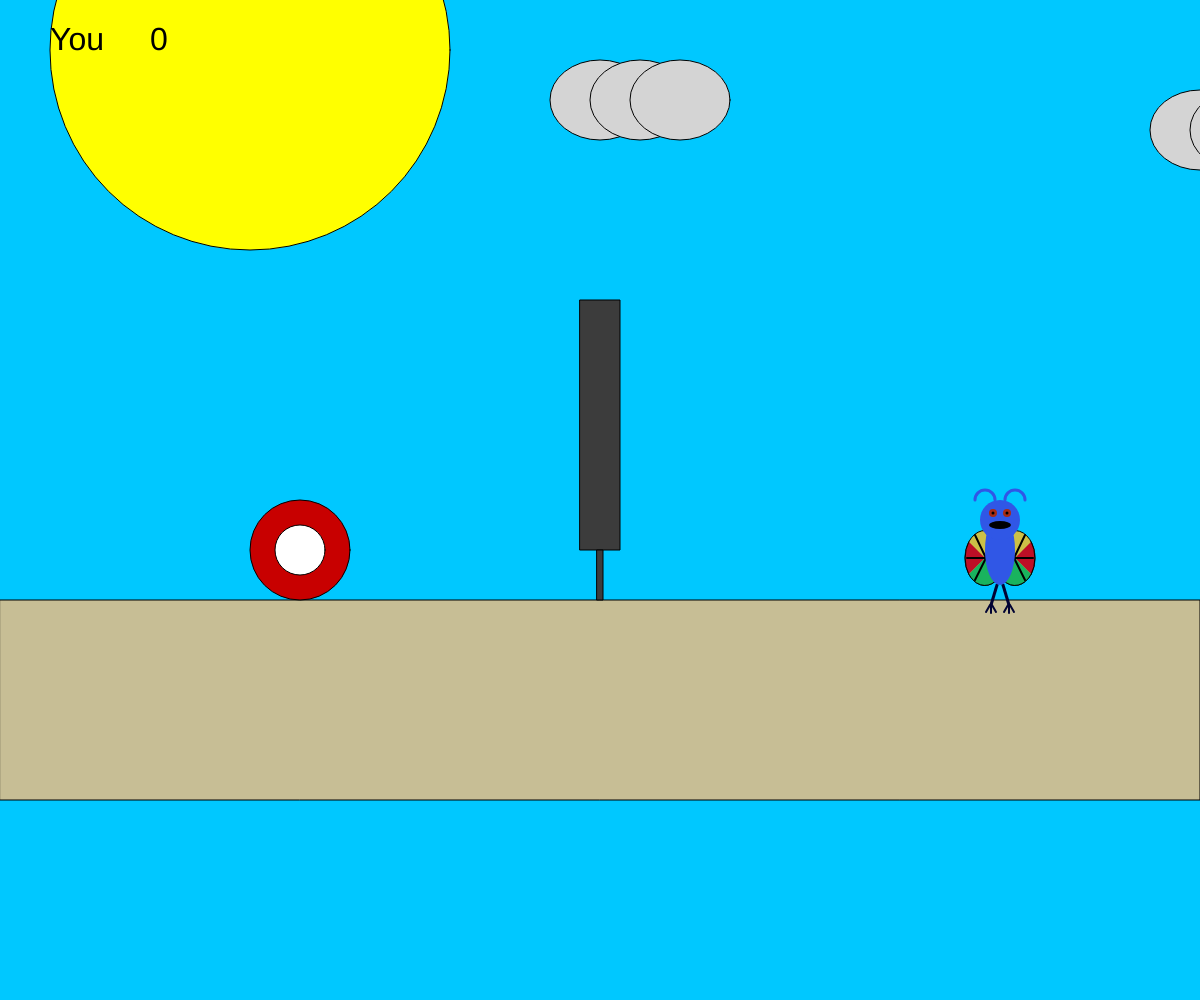
Frame 1 (no input)
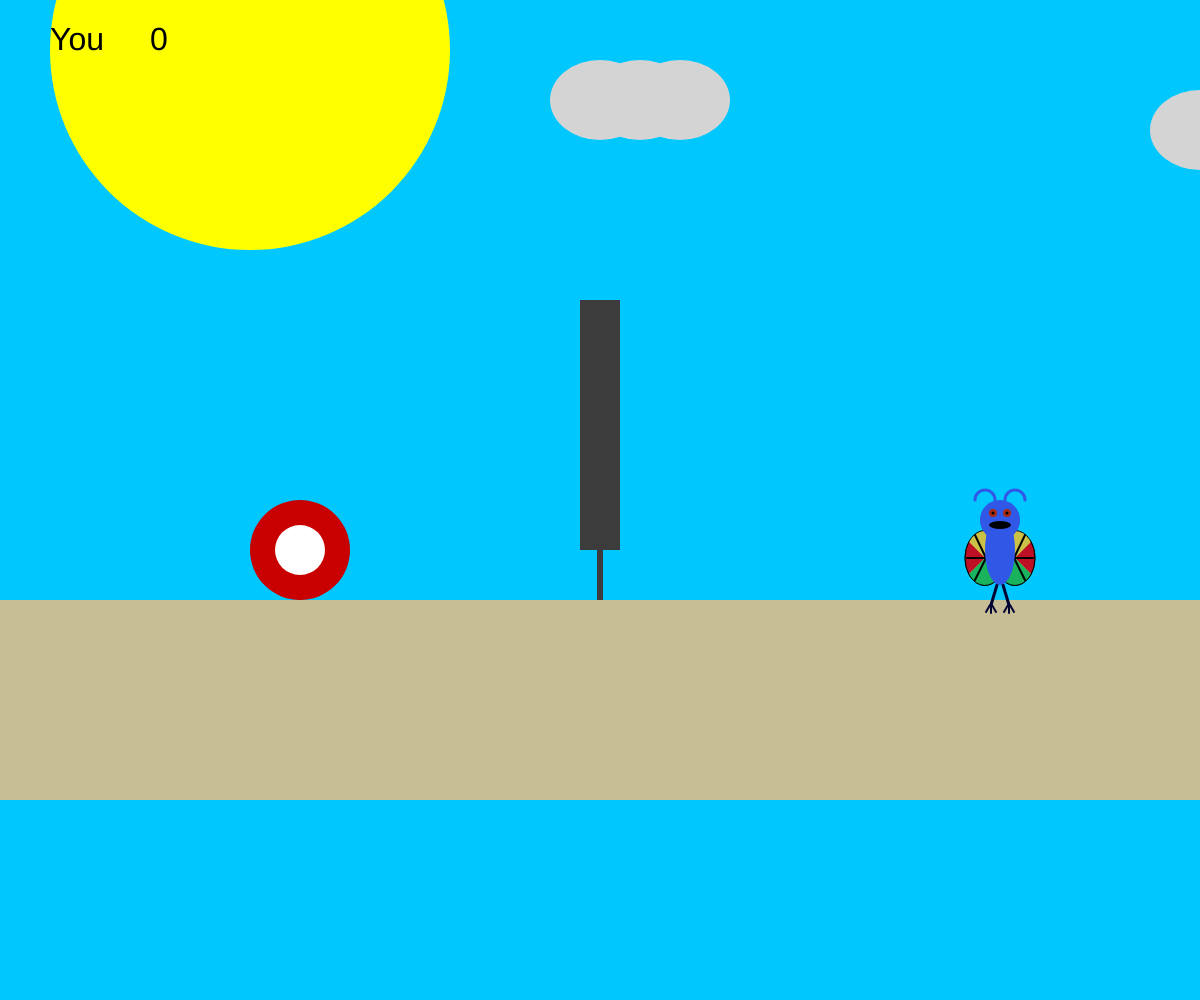
Frame 60 (no input)
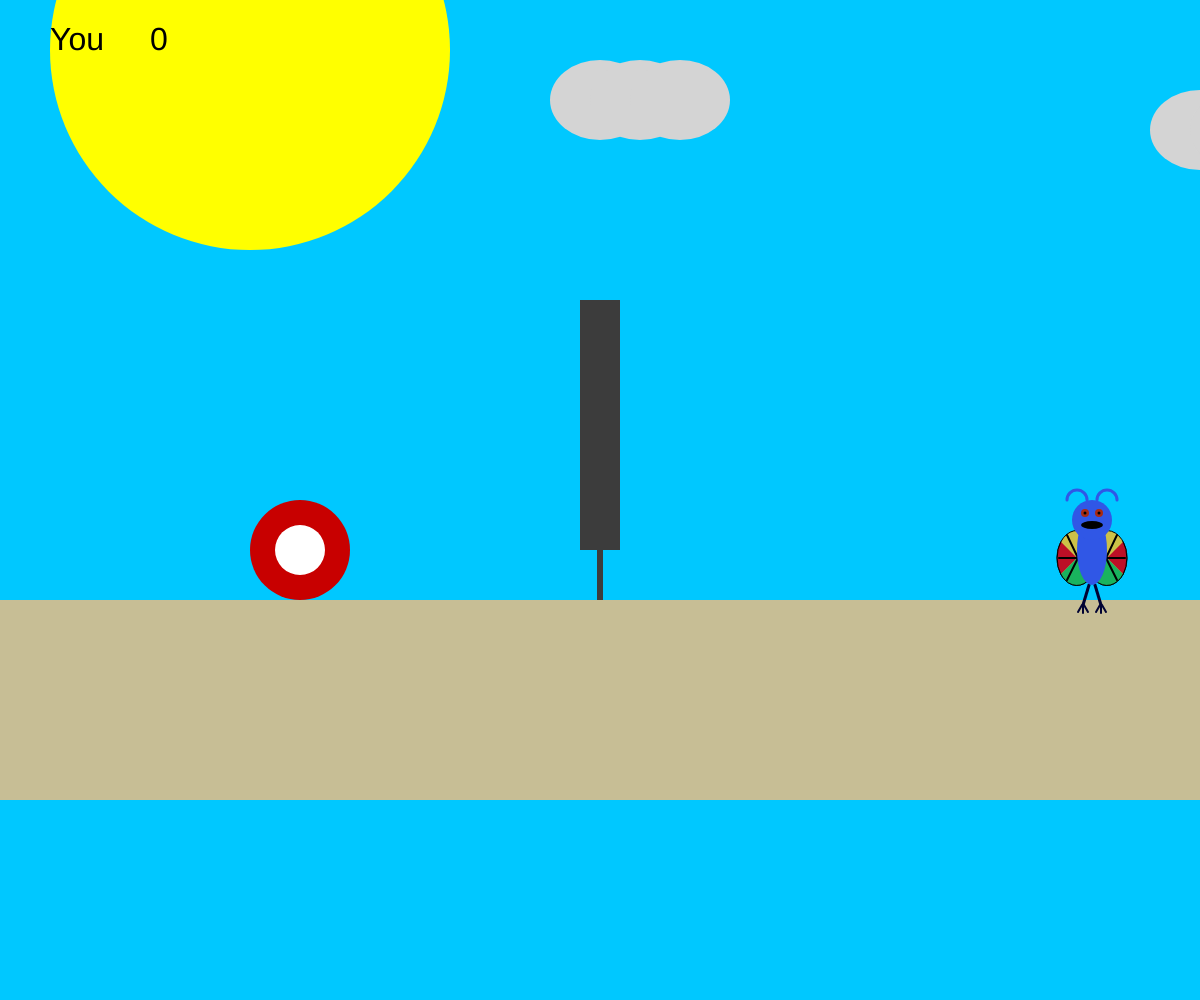
Frame 120 (the mouse pressed at the canvas centre since frame 60)

The p5.js sketch that drew these frames (run headless with seeded random() and noise() and a simulated clock; from frame 60 on, the mouse is pressed at the canvas centre):

// p5.js sketch
// ── sketch.js
let ballX = 300;
let ballY = 550;
let velocityX = 0;
let velocityY = 0;
let moving = false;
let pressedLast = false;
let scorePlayer = 0;
let scoreMoth = 0;
let mothX = 1000;
let mothY = 550;
let mothTarget = 1000;
let passedByMoth = true;
let blink = 200;

function setup() {
	createCanvas(windowWidth, windowHeight);
	background(100);
}

function draw() {
	background(0, 200, 255);
	fill(0xc7, 0xbe, 0x95);
	rect(0, 600, width, 200);
	fill(0x3c);
	rect(width / 2 - 20, 300, 40, 250);
	rect(width / 2 - 3, 550, 6, 50);
	
	fill(255, 255, 0);
	circle(250, 50, 400);
	fill(212, 212, 212);
	ellipse(600, 100, 100, 80);
	ellipse(640, 100, 100, 80);
	ellipse(680, 100, 100, 80);
	
	ellipse(1200, 130, 100, 80);
	ellipse(1240, 130, 100, 80);
	ellipse(1280, 130, 100, 80);
	
	fill(200, 0, 0); //draw ball
	circle(ballX, ballY, 100);
	fill(255)
	circle(ballX, ballY, 50);
	
	if (mouseIsPressed && !pressedLast && ballX < width / 2) { //launch ball
		if (abs(mouseX - ballX) < 75 && mouseY > ballY - 10 && ballY > 350) {
			velocityX = 0.2 * (ballX - mouseX);
			velocityY = -0.5 * min(100 - mouseY + ballY, 50);
			moving = true;
			passedByMoth = false;
		}
	}
	
	pressedLast = mouseIsPressed;
	
	//Mothman drawing I copy pasted from my programming 1
	strokeWeight(1);
	stroke(0, 0, 0);
	fill(204, 193, 71);
	arc(mothX - 15, mothY + 8, 40, 55, QUARTER_PI, PI + HALF_PI + QUARTER_PI);
	arc(mothX + 15, mothY + 8, 40, 55, PI + QUARTER_PI, 2 * PI + HALF_PI + QUARTER_PI);
	fill(189, 15, 38);
	arc(mothX - 15, mothY + 8, 40, 55, HALF_PI + QUARTER_PI, PI + QUARTER_PI);
	arc(mothX + 15, mothY + 8, 40, 55, PI + HALF_PI + QUARTER_PI, 2 * PI + QUARTER_PI);
	fill(25, 179, 94);
	arc(mothX - 15, mothY + 8, 40, 55, QUARTER_PI, HALF_PI + QUARTER_PI);
	arc(mothX + 15, mothY + 8, 40, 55, 2 * PI + QUARTER_PI, 2 * PI + HALF_PI + QUARTER_PI);
	strokeWeight(2);
	line(mothX, mothY + 8, mothX - 33, mothY + 8);
	line(mothX, mothY + 8, mothX + 33, mothY + 8);
	line(mothX - 14, mothY + 8, mothX - 25, mothY - 15);
	line(mothX + 14, mothY + 8, mothX + 25, mothY - 15);
	line(mothX - 14, mothY + 8, mothX - 25, mothY + 30);
	line(mothX + 14, mothY + 8, mothX + 25, mothY + 30);
	stroke(1, 3, 51);
	strokeWeight(3);
	line(mothX - 3, mothY + 35, mothX - 9, mothY + 55);
	line(mothX + 3, mothY + 35, mothX + 9, mothY + 55);
	strokeWeight(2);
	line(mothX - 10, mothY + 55, mothX - 14, mothY + 62);
	line(mothX - 9, mothY + 55, mothX - 9, mothY + 63);
	line(mothX - 8, mothY + 55, mothX - 4, mothY + 62);
	line(mothX + 10, mothY + 55, mothX + 14, mothY + 62);
	line(mothX + 9, mothY + 55, mothX + 9, mothY + 63);
	line(mothX + 8, mothY + 55, mothX + 4, mothY + 62);
	noFill()
	strokeWeight(3)
	stroke(48, 87, 230);
	arc(mothX - 15, mothY - 50, 20, 20, PI, 2 * PI);
	arc(mothX + 15, mothY - 50, 20, 20, PI, 2 * PI);
	noStroke();
	fill(48, 87, 230);
	ellipse(mothX, mothY, 30, 70);
	ellipse(mothX, mothY - 30, 40, 40);
	if (blink > 0) {
		fill(168, 43, 19);
		ellipse(mothX - 7, mothY - 37, 8, 8);
		ellipse(mothX + 7, mothY - 37, 8, 8);
		fill(0, 0, 0);
		ellipse(mothX - 7, mothY - 37, 3, 3);
		ellipse(mothX + 7, mothY - 37, 3, 3);
		blink -= deltaTime;
		if (blink <= 0) {
			blink = -200;
		}
	} else {
			fill(0, 0, 0);
			ellipse(mothX - 7, mothY - 37, 8, 3);
			ellipse(mothX + 7, mothY - 37, 8, 3);
			blink += deltaTime;
			if (blink >= 0) {
				blink = 4000;
			}
	}
	
	ellipse(mothX, mothY - 25, 22, 8); //Mothman TM (property of Atlus)
	
	if (mothTarget - mothX <= 3 && random() < 0.02) {
		if (ballX < width / 2 || ballX > width) {
			mothTarget = floor(random() * (1450 - 800) + 800);
		} else {
			mothTarget = ballX + floor((550 - ballY) * 0.5);
		}
	} else if (mothX > mothTarget + 3) {
		mothX = mothX - 4;
	} else if (mothX < mothTarget - 3) {
		mothX = mothX + 4;
	}
	
	if (!moving || velocityY > 0) {//will the moth hit the ball?
		if (abs(mothX - ballX) < 50 && ballY > 450) {
				velocityX = 0.25 * max(ballX - (mothX + 40), -50);
				velocityY = floor(random() * (20 - 25) - 20);
				if (ballY <= 550) {
					velocityX = - 0.01 * (ballX - 200) + random() - 0.5;
				}
				moving = true;
				passedByMoth = true;
		}
	}
	
	if (moving) { //move ball
		ballX = ballX + velocityX;
		ballY = min(ballY + velocityY, 550);
		velocityY = min(velocityY + 0.66, 8);
		if (ballY >= 550) {
			moving = false;
			if (ballX > width / 2 + 50 && ballX < width + 50) { //land, do score
				scorePlayer = scorePlayer + 1;	
			} else if (ballX < width / 2 - 50 && ballX > 50) {
				scoreMoth = scoreMoth + 1;
			} else if (passedByMoth) {
				scorePlayer = scorePlayer + 1;
			} else {
				scoreMoth = scoreMoth + 1;
			}
			if (ballX > width - 10 || ballX < 10) {
				if (passedByMoth) {
					ballX = floor(random() * (500 - 200) + 200);
				} else {
					ballX = floor(random() * (1300 - 1000) + 1000);
				}
			}
		} else if (abs(ballX - width / 2) < 25 && ballY > 300) {
			moving = false;
			ballY = 550;
			if (passedByMoth) {
				scorePlayer = scorePlayer + 1;
				ballX = floor(random() * (500 - 200) + 200);
			} else {
				scoreMoth = scoreMoth + 1;
				ballX = floor(random() * (1300 - 1000) + 1000);
			}
		}
	}
	
	
	
	fill(0); //here's the score
	textSize(32);
	text('You', 50, 50);
	text(scorePlayer, 150, 50);
	text('Moth', 1350, 50);
	text(scoreMoth, 1450, 50);
	
}
